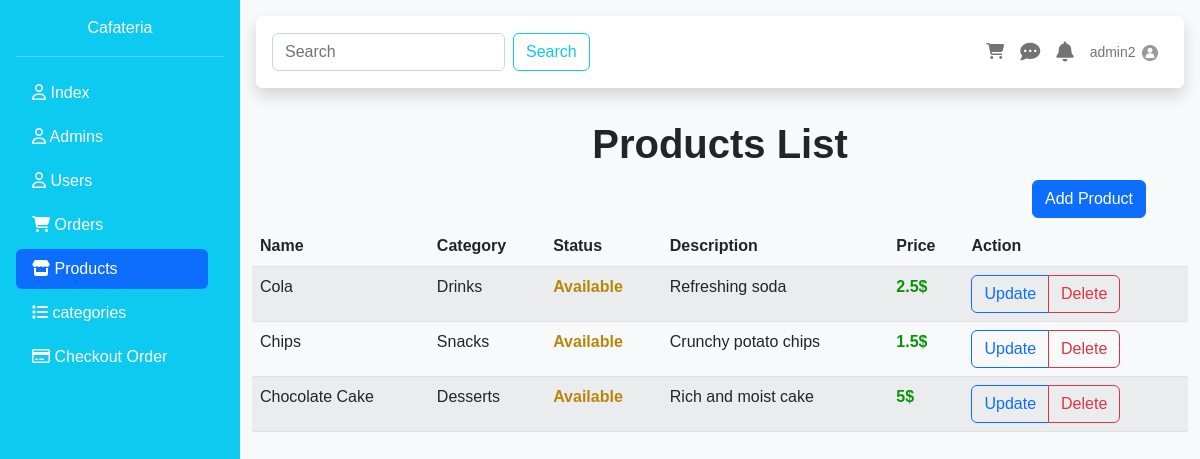
The page /products.php (signed in) on the database its author committed.
### tables this page shows
CREATE TABLE `products` (
  `id` int(10) UNSIGNED NOT NULL,
  `name` varchar(255) NOT NULL,
  `description` text DEFAULT NULL,
  `price` float NOT NULL,
  `picture` varchar(255) NOT NULL,
  `category_id` int(10) UNSIGNED NOT NULL,
  `status` enum('Available','Not Available') DEFAULT 'Available',
  `created_at` timestamp NOT NULL DEFAULT current_timestamp()
);

CREATE TABLE `categories` (
  `id` int(10) UNSIGNED NOT NULL,
  `category_name` varchar(255) NOT NULL,
  `category_description` text DEFAULT NULL,
  `created_at` timestamp NOT NULL DEFAULT current_timestamp()
);

### DataBase/DBCLass.php (called while the page is built, shortened)
<?php
require "connect.php";
class Table extends Database{
    public $TbName;
    public function __construct($tableName){
        $this->TbName = $tableName;
    }
    public function Select(array $columns, $condition=1){
        $statement = "SELECT " . implode(",", $columns) . " FROM {$this->TbName} WHERE $condition";
        try {
            $selected = parent::connect()->query($statement);
            return $selected;
        } catch (PDOException $e){
            throw new Exception("PDO Error: " . $e->getMessage());
        }
    }
    public function FindById($cond,$value){
        $sql = "SELECT * FROM {$this->TbName} WHERE $cond = :val";
        $Sel = parent::connect()->prepare($sql);
        $Sel->execute(['val' => $value]);
        if($Sel->rowCount() > 0){
            $result = $Sel->fetch();
            return $result;
        }else{
            throw new Exception("is not Found");
        }
    }
    public function SelectInnerJoinTable($tableName,array $firstTableColumns,array $secondTableColumns,$condition){
        $firstRequiredColumns=array();
        $secondRequiredColumns=array();
        foreach ($firstTableColumns as $col){
            $firstRequiredColumns[]="$tableName"."."."$col";
        }
        foreach ($secondTableColumns as $col){
            $secondRequiredColumns[]="$this->TbName"."."."$col";
        }
        $statement="SELECT ".implode(",",$firstRequiredColumns).",".implode(",",$secondRequiredColumns)." FROM $this->TbName inner join $tableName on $condition";
        try {
            $selected=parent::connect()->query($statement);
            return $selected;
        }catch (PDOException $e){
            throw new Exception("PDO Error: ". $e->getMessage() );
        }
    }
}
?>

### DataBase/connect.php (called while the page is built, shortened)
<?php
class Database{
    static protected $connection = false ;
    private static $server = 'localhost';
    private static $root = "root";
    private static $pass = "";
    private static $Db = "cafeteria";
    public static function connect(){
        if(!self::$connection){
            try {
                self::$connection = new PDO("mysql:host=".self::$server.";dbname=".self::$Db."", self::$root, self::$pass);
            } catch (PDOException $e) {
                die("PDO CONNECTION ERROR: " . $e->getMessage() . "<br/>");
            }
        }
        return self::$connection;
    }
}
?>

### products/listProducts.php (the view, shortened to what this page needs)
<div class="container">
    <h3 class="text-center display-6 text-dark" style="font-weight: bolder">Products List</h3>
    <a class="btn btn-primary mt-1 mb-2 text-decoration-none col offset-10 text-white" href="./products.php?add=product">Add Product</a>
    <div class="table-responsive">
        <table class="table table-striped">
            <thead>
            <tr>
                <th>Name</th>
                <th>Category</th>
                <th>Status</th>
                <th>Description</th>
                <th>Price</th>
                <th>Action</th>
            </tr>
            </thead>
            <tbody>
            <?php
            while ($row = $selected->fetch(PDO::FETCH_ASSOC)) {
                $statusColor = ($row['status'] == "Available") ? "darkgoldenrod" : "red";
                echo "<tr>";
                echo "<td>{$row['name']}</td>";
                echo "<td>{$row['category_name']}</td>";
                echo "<td style='color:$statusColor; font-weight: bold'>{$row['status']}</td>";
                echo "<td>{$row['description']}</td>";
                echo "<td style='color: #0a930a; font-weight: bold'>{$row['price']}$</td>";
                echo "<td>
                            <div class='btn-group' role='group'>
                                <a href='products.php?edit={$row['id']}' class='btn btn-outline-primary'>Update</a>
                                <a href='products/delete.php?id={$row['id']}' class='btn btn-outline-danger'>Delete</a>
                            </div>
                    </td>";
                echo "</tr>";
            }
            ?>
            </tbody>
        </table>
    </div>
</div>

### include/navbar.php (shortened to what this page needs)
<?php
    $newTable = new Table('admins');
    $currentAdmin = $newTable->FindById('id',$_SESSION['id']);
?>
<div id="body_content" class="bg-light flex-fill">
    <div class="p-3">
        <nav class="navbar navbar-expand-lg bg-white shadow rounded p-3 mb-3">
            <form class="d-flex" role="search">
                <input class="form-control me-2" type="search" placeholder="Search" aria-label="Search">
                <button class="btn btn-outline-info" type="submit">Search</button>
            </form>
            <ul class="navbar-nav ms-auto d-flex flex-row">
                <li class="nav-item me-3 me-lg-0">
                    <a class="nav-link" href="#!">
                        <i class="fas fa-shopping-cart"></i>
                    </a>
                </li>
                <li class="nav-item me-3 me-lg-0">
                    <a class="nav-link" href="#!">
                        <i class="fas fa-comment-dots fa-lg"></i>
                    </a>
                </li>
                <li class="nav-item me-3 me-lg-0">
                    <a class="nav-link" href="#!">
                        <i class="fas fa-bell fa-lg"></i>
                    </a>
                </li>
                <li class="nav-item dropdown me-3 me-lg-0">
                  <a class="nav-link dropdown-toggle" href="#" id="userDropdown" role="button" data-bs-toggle="dropdown" aria-expanded="false">
                 <span class="mr-2 d-none d-lg-inline text-gray-600 small"><?=$currentAdmin['username']?></span>
                      <img class="rounded-circle" src="uploads/<?= $currentAdmin['profile_picture']?>" width="20px" height="20px">
                   </a>
                </li>
            </ul>
        </nav>
    </div>

### include/sidebar.php (style rules this page uses)
html, body { height: 100%; font-family: 'Ubuntu', sans-serif; }
.dropdown-toggle::after { content: none; }

### rows shown on the page
products: name "Cola", category.category_name "Drinks", status "Available", description "Refreshing soda", price "2.5"
products: name "Chips", category.category_name "Snacks", status "Available", description "Crunchy potato chips", price "1.5"
products: name "Chocolate Cake", category.category_name "Desserts", status "Available", description "Rich and moist cake", price "5"

### other values the page prints
$currentAdmin['username'] "admin2"
